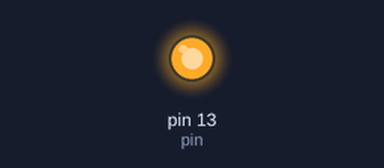
This sketch was run on a simulated Arduino Uno, built with avr-gcc and run on an emulated ATmega328P. On the bench: output pins drawn as LEDs (lit = HIGH).

Above: at 0.6 s.
At 12.7 s:
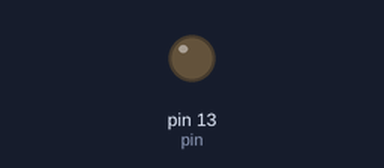
Timing chart, 0 to 17.6 s (numbered marks = the images above):
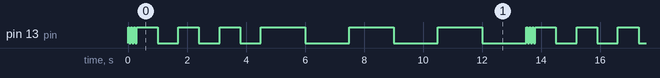

Measured:
- by itself, pin 13 (pin): repeats every 13.5 s: 2 × (LOW 0.05 s, HIGH 0.05 s), LOW 0.05 s, 3 × (HIGH 0.70 s, LOW 0.70 s), 3 × (HIGH 1.5 s, LOW 1.5 s), HIGH 0.05 s
- by itself, everything shown: repeats every 13.5 s, in 18 steps

The sketch:

SOS_signal.ino
```cpp
int pin=13;
int time1=50;
int time2=700;
int time3=1500;

void setup() {
  pinMode(pin,OUTPUT);
}

void loop() {
digitalWrite(pin,HIGH);
delay(time1);
digitalWrite(pin,LOW);
delay(time1);
digitalWrite(pin,HIGH);
delay(time1);
digitalWrite(pin,LOW);
delay(time1);
digitalWrite(pin,HIGH);
delay(time1);
digitalWrite(pin,LOW);
delay(time1);

digitalWrite(pin,HIGH);
delay(time2);
digitalWrite(pin,LOW);
delay(time2);
digitalWrite(pin,HIGH);
delay(time2);
digitalWrite(pin,LOW);
delay(time2);
digitalWrite(pin,HIGH);
delay(time2);
digitalWrite(pin,LOW);
delay(time2);

digitalWrite(pin,HIGH);
delay(time3);
digitalWrite(pin,LOW);
delay(time3);
digitalWrite(pin,HIGH);
delay(time3);
digitalWrite(pin,LOW);
delay(time3);
digitalWrite(pin,HIGH);
delay(time3);
digitalWrite(pin,LOW);
delay(time3);
}
```
